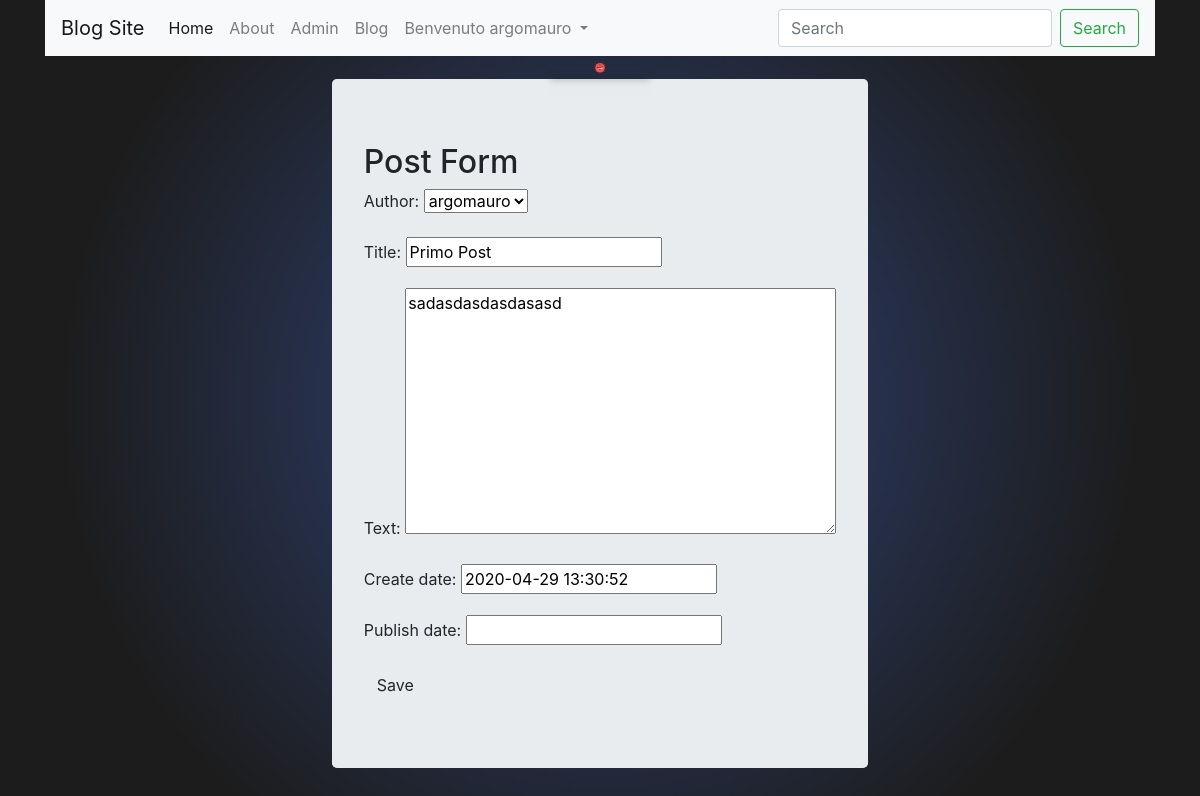
Page /blog/post/1/edit (signed in) on the earlier database version.
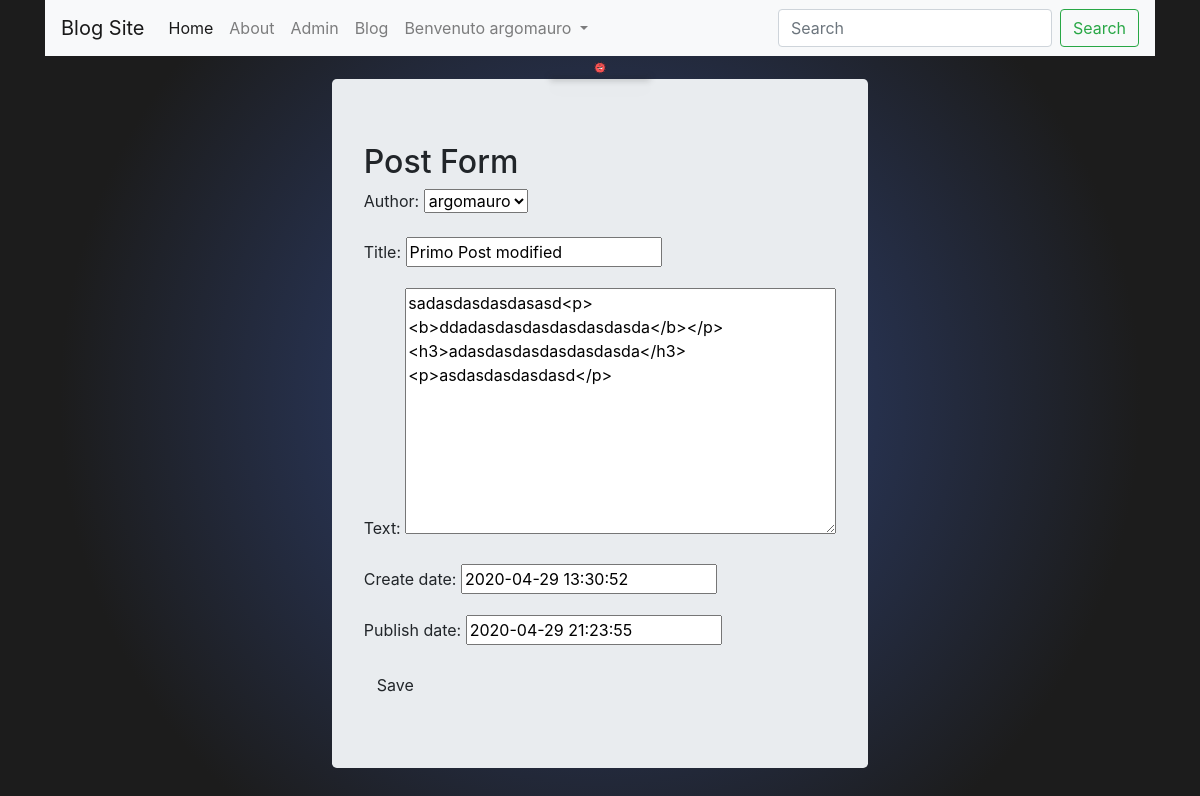
Same page on the later database version.
### blog_app/models.py (models this page shows, shortened)
class Post(models.Model):
    author = models.ForeignKey('auth.User', on_delete=models.DO_NOTHING)
    title = models.CharField(max_length=200)
    text = models.TextField()
    create_date = models.DateTimeField(default=timezone.now)
    publish_date = models.DateTimeField(blank=True, null=True)
    tags = TaggableManager()

### blog_app/views.py (the view)
# urls.py: path('post/<int:pk>/edit',views.PostUpdateView.as_view(),name='post_edit'),
class PostUpdateView(LoginRequiredMixin,UpdateView):
    redirect_field_name='post_form.html'
    model = Post
    fields = '__all__'

### blog_app/templates/blog_app/post_form.html (shortened to what this page needs)
{% extends 'blog_app/base.html' %} {% block title%} Post Form {% endblock%} {% block bodyblock%}
<div class='jumbotron'>
    <h2>Post Form</h2>
    <form method="POST" class="post-form">
        {% csrf_token %} {{form.as_p}}
        <button type="submit" class="save btn btn-default">Save</button>
    </form>
</div>{%endblock%}

Differences in the rows shown:
changed Post "argomauro": title "Primo Post" → "Primo Post modified"; text "sadasdasdasdasasd" → "sadasdasdasdasasd<p><b>ddadasdasdasdasdasdasda</b></p><h3>adasdasdasdasdasdasda</h3><p>asdasdasdasdasd</p>"; publish_date (not shown) → "2020-04-29 21:23:55"
